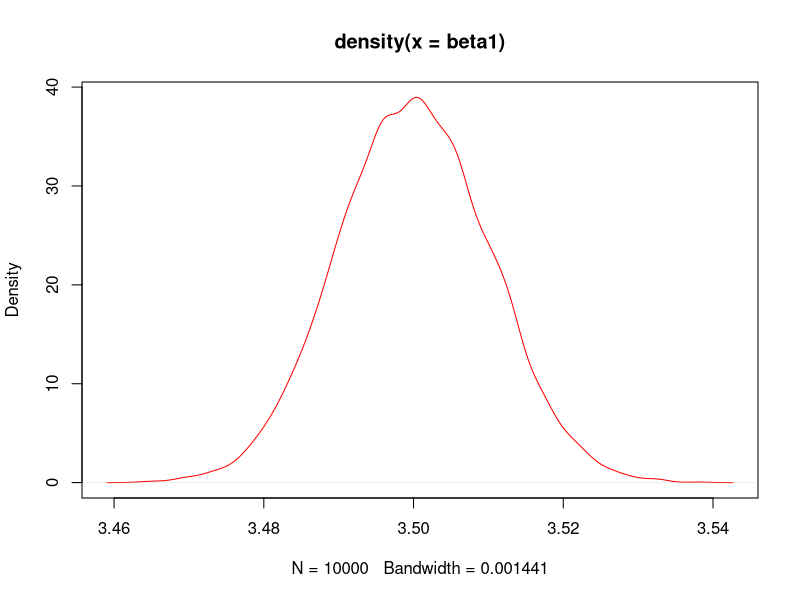

The R source for this figure:
## ---- chunk 1
##solucion 3 punto
x=rnorm(10000, 250000, 50000) 
beta1=rnorm(10000,3.5,0.01)
beta0=runif(10000,1500,1600)
plot(density(beta1), col="Red")
y=beta0+beta1*x 
datos=data.frame(x,y)

set.seed(1) ##semilla
datos1= datos[sample(nrow(datos),10),]
datos2= datos[sample(nrow(datos),2000),]
datos3= datos[sample(nrow(datos),6000),]

reg1=lm(y~x, data=datos1)
reg2=lm(y~x, data=datos2)
reg3=lm(y~x, data=datos3)

reg1=as.vector(reg1$coefficients)
reg2=as.vector(reg2$coefficients)
reg3=as.vector(reg3$coefficients)

reg1[2]
reg2[2]
reg3[2]

